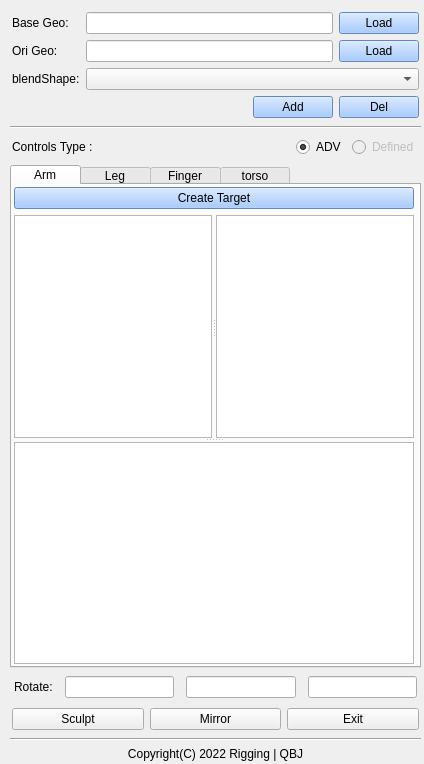
<?xml version="1.0" encoding="UTF-8"?>
<ui version="4.0">
 <class>Form</class>
 <widget class="QWidget" name="Form">
  <property name="enabled">
   <bool>true</bool>
  </property>
  <property name="geometry">
   <rect>
    <x>0</x>
    <y>0</y>
    <width>424</width>
    <height>764</height>
   </rect>
  </property>
  <property name="windowTitle">
   <string>Form</string>
  </property>
  <widget class="QWidget" name="layoutWidget">
   <property name="geometry">
    <rect>
     <x>10</x>
     <y>10</y>
     <width>411</width>
     <height>751</height>
    </rect>
   </property>
   <layout class="QVBoxLayout" name="verticalLayout_5">
    <property name="leftMargin">
     <number>0</number>
    </property>
    <property name="topMargin">
     <number>0</number>
    </property>
    <property name="rightMargin">
     <number>0</number>
    </property>
    <property name="bottomMargin">
     <number>0</number>
    </property>
    <item>
     <layout class="QGridLayout" name="gridLayout">
      <property name="sizeConstraint">
       <enum>QLayout::SetDefaultConstraint</enum>
      </property>
      <property name="leftMargin">
       <number>2</number>
      </property>
      <property name="topMargin">
       <number>2</number>
      </property>
      <property name="rightMargin">
       <number>2</number>
      </property>
      <property name="bottomMargin">
       <number>2</number>
      </property>
      <item row="1" column="0">
       <widget class="QLabel" name="oriGeo_Label_2">
        <property name="text">
         <string>Ori Geo:</string>
        </property>
       </widget>
      </item>
      <item row="2" column="0">
       <widget class="QLabel" name="label_4">
        <property name="text">
         <string>blendShape:</string>
        </property>
       </widget>
      </item>
      <item row="0" column="0">
       <widget class="QLabel" name="baseGeo_Label_2">
        <property name="text">
         <string>Base Geo:</string>
        </property>
       </widget>
      </item>
      <item row="2" column="1" colspan="5">
       <widget class="QComboBox" name="comboBox_2"/>
      </item>
      <item row="1" column="5">
       <widget class="QPushButton" name="oriGeo_Btn_2">
        <property name="styleSheet">
         <string notr="true">background-color:rgb(142,188,255);color:black;</string>
        </property>
        <property name="text">
         <string>Load</string>
        </property>
       </widget>
      </item>
      <item row="0" column="5">
       <widget class="QPushButton" name="baseGeo_Btn_2">
        <property name="styleSheet">
         <string notr="true">background-color:rgb(142,188,255);color:black;</string>
        </property>
        <property name="text">
         <string>Load</string>
        </property>
       </widget>
      </item>
      <item row="0" column="1" colspan="4">
       <widget class="QLineEdit" name="baseGeo_LineEdit_2"/>
      </item>
      <item row="1" column="1" colspan="4">
       <widget class="QLineEdit" name="oriGeo_LineEdit_2"/>
      </item>
      <item row="3" column="1">
       <layout class="QHBoxLayout" name="horizontalLayout_5"/>
      </item>
      <item row="3" column="5">
       <widget class="QPushButton" name="pushButton_14">
        <property name="styleSheet">
         <string notr="true">background-color:rgb(142,188,255);color:black;</string>
        </property>
        <property name="text">
         <string>Del</string>
        </property>
       </widget>
      </item>
      <item row="3" column="4">
       <widget class="QPushButton" name="pushButton_10">
        <property name="styleSheet">
         <string notr="true">background-color:rgb(142,188,255);color:black;</string>
        </property>
        <property name="text">
         <string>Add</string>
        </property>
       </widget>
      </item>
     </layout>
    </item>
    <item>
     <widget class="Line" name="line">
      <property name="orientation">
       <enum>Qt::Horizontal</enum>
      </property>
     </widget>
    </item>
    <item>
     <layout class="QHBoxLayout" name="horizontalLayout_2">
      <property name="leftMargin">
       <number>2</number>
      </property>
      <property name="topMargin">
       <number>2</number>
      </property>
      <property name="rightMargin">
       <number>2</number>
      </property>
      <property name="bottomMargin">
       <number>2</number>
      </property>
      <item>
       <widget class="QLabel" name="label_3">
        <property name="text">
         <string>Controls Type :</string>
        </property>
       </widget>
      </item>
      <item>
       <spacer name="horizontalSpacer">
        <property name="orientation">
         <enum>Qt::Horizontal</enum>
        </property>
        <property name="sizeHint" stdset="0">
         <size>
          <width>40</width>
          <height>20</height>
         </size>
        </property>
       </spacer>
      </item>
      <item>
       <widget class="QRadioButton" name="radioButton">
        <property name="text">
         <string>ADV</string>
        </property>
        <property name="checked">
         <bool>true</bool>
        </property>
       </widget>
      </item>
      <item>
       <widget class="QRadioButton" name="radioButton_2">
        <property name="enabled">
         <bool>false</bool>
        </property>
        <property name="text">
         <string>Defined</string>
        </property>
       </widget>
      </item>
     </layout>
    </item>
    <item>
     <widget class="QTabWidget" name="tabWidget">
      <property name="styleSheet">
       <string notr="true">QTabBar::tab{width:70}
QTabBar::tab{height:20}</string>
      </property>
      <property name="currentIndex">
       <number>0</number>
      </property>
      <widget class="QWidget" name="tab">
       <property name="baseSize">
        <size>
         <width>0</width>
         <height>0</height>
        </size>
       </property>
       <property name="styleSheet">
        <string notr="true">QTabBar::tab{width:200}
QTabBar::tab{height:25}</string>
       </property>
       <attribute name="title">
        <string>Arm</string>
       </attribute>
       <widget class="QWidget" name="layoutWidget">
        <property name="geometry">
         <rect>
          <x>0</x>
          <y>0</y>
          <width>404</width>
          <height>481</height>
         </rect>
        </property>
        <layout class="QVBoxLayout" name="verticalLayout_12">
         <property name="spacing">
          <number>6</number>
         </property>
         <property name="sizeConstraint">
          <enum>QLayout::SetDefaultConstraint</enum>
         </property>
         <property name="leftMargin">
          <number>2</number>
         </property>
         <property name="topMargin">
          <number>2</number>
         </property>
         <property name="rightMargin">
          <number>2</number>
         </property>
         <property name="bottomMargin">
          <number>2</number>
         </property>
         <item>
          <widget class="QPushButton" name="pushButton_30">
           <property name="styleSheet">
            <string notr="true">background-color:rgb(142,188,255);color:black;</string>
           </property>
           <property name="text">
            <string>Create Target</string>
           </property>
          </widget>
         </item>
         <item>
          <widget class="QSplitter" name="splitter_3">
           <property name="orientation">
            <enum>Qt::Vertical</enum>
           </property>
           <widget class="QSplitter" name="splitter_4">
            <property name="orientation">
             <enum>Qt::Horizontal</enum>
            </property>
            <widget class="QListWidget" name="listWidget_4"/>
            <widget class="QListWidget" name="listWidget_5"/>
           </widget>
           <widget class="QListWidget" name="listWidget_6"/>
          </widget>
         </item>
        </layout>
       </widget>
      </widget>
      <widget class="QWidget" name="tab_2">
       <attribute name="title">
        <string>Leg</string>
       </attribute>
       <widget class="QWidget" name="layoutWidget_7">
        <property name="geometry">
         <rect>
          <x>0</x>
          <y>0</y>
          <width>404</width>
          <height>481</height>
         </rect>
        </property>
        <layout class="QVBoxLayout" name="verticalLayout_14">
         <property name="spacing">
          <number>6</number>
         </property>
         <property name="sizeConstraint">
          <enum>QLayout::SetDefaultConstraint</enum>
         </property>
         <property name="leftMargin">
          <number>2</number>
         </property>
         <property name="topMargin">
          <number>2</number>
         </property>
         <property name="rightMargin">
          <number>2</number>
         </property>
         <property name="bottomMargin">
          <number>2</number>
         </property>
         <item>
          <widget class="QPushButton" name="pushButton_32">
           <property name="styleSheet">
            <string notr="true">background-color:rgb(142,188,255);color:black;</string>
           </property>
           <property name="text">
            <string>Create Target</string>
           </property>
          </widget>
         </item>
         <item>
          <widget class="QSplitter" name="splitter_8">
           <property name="orientation">
            <enum>Qt::Vertical</enum>
           </property>
           <widget class="QSplitter" name="splitter_9">
            <property name="orientation">
             <enum>Qt::Horizontal</enum>
            </property>
            <widget class="QListWidget" name="listWidget_10"/>
            <widget class="QListWidget" name="listWidget_11"/>
           </widget>
           <widget class="QListWidget" name="listWidget_12"/>
          </widget>
         </item>
        </layout>
       </widget>
      </widget>
      <widget class="QWidget" name="tab_3">
       <attribute name="title">
        <string>Finger</string>
       </attribute>
       <widget class="QWidget" name="layoutWidget_6">
        <property name="geometry">
         <rect>
          <x>0</x>
          <y>0</y>
          <width>404</width>
          <height>481</height>
         </rect>
        </property>
        <layout class="QVBoxLayout" name="verticalLayout_13">
         <property name="spacing">
          <number>6</number>
         </property>
         <property name="sizeConstraint">
          <enum>QLayout::SetDefaultConstraint</enum>
         </property>
         <property name="leftMargin">
          <number>2</number>
         </property>
         <property name="topMargin">
          <number>2</number>
         </property>
         <property name="rightMargin">
          <number>2</number>
         </property>
         <property name="bottomMargin">
          <number>2</number>
         </property>
         <item>
          <widget class="QPushButton" name="pushButton_31">
           <property name="styleSheet">
            <string notr="true">background-color:rgb(142,188,255);color:black;</string>
           </property>
           <property name="text">
            <string>Create Target</string>
           </property>
          </widget>
         </item>
         <item>
          <widget class="QSplitter" name="splitter_5">
           <property name="minimumSize">
            <size>
             <width>400</width>
             <height>0</height>
            </size>
           </property>
           <property name="orientation">
            <enum>Qt::Vertical</enum>
           </property>
           <widget class="QSplitter" name="splitter_6">
            <property name="orientation">
             <enum>Qt::Vertical</enum>
            </property>
            <widget class="QSplitter" name="splitter_7">
             <property name="orientation">
              <enum>Qt::Horizontal</enum>
             </property>
             <widget class="QListWidget" name="listWidget_7"/>
             <widget class="QListWidget" name="listWidget_8"/>
            </widget>
            <widget class="QListWidget" name="listWidget_9"/>
           </widget>
          </widget>
         </item>
        </layout>
       </widget>
      </widget>
      <widget class="QWidget" name="tab_4">
       <attribute name="title">
        <string>torso</string>
       </attribute>
       <widget class="QWidget" name="layoutWidget">
        <property name="geometry">
         <rect>
          <x>0</x>
          <y>0</y>
          <width>404</width>
          <height>481</height>
         </rect>
        </property>
        <layout class="QVBoxLayout" name="verticalLayout_4">
         <property name="spacing">
          <number>6</number>
         </property>
         <property name="sizeConstraint">
          <enum>QLayout::SetDefaultConstraint</enum>
         </property>
         <property name="leftMargin">
          <number>2</number>
         </property>
         <property name="topMargin">
          <number>2</number>
         </property>
         <property name="rightMargin">
          <number>2</number>
         </property>
         <property name="bottomMargin">
          <number>2</number>
         </property>
         <item>
          <widget class="QPushButton" name="pushButton_4">
           <property name="styleSheet">
            <string notr="true">background-color:rgb(142,188,255);color:black;</string>
           </property>
           <property name="text">
            <string>Create Target</string>
           </property>
          </widget>
         </item>
         <item>
          <widget class="QSplitter" name="splitter_2">
           <property name="orientation">
            <enum>Qt::Vertical</enum>
           </property>
           <widget class="QSplitter" name="splitter">
            <property name="orientation">
             <enum>Qt::Horizontal</enum>
            </property>
            <widget class="QListWidget" name="listWidget"/>
            <widget class="QListWidget" name="listWidget_3"/>
           </widget>
           <widget class="QListWidget" name="listWidget_2"/>
          </widget>
         </item>
        </layout>
       </widget>
      </widget>
     </widget>
    </item>
    <item>
     <layout class="QHBoxLayout" name="horizontalLayout_6">
      <property name="spacing">
       <number>12</number>
      </property>
      <property name="leftMargin">
       <number>4</number>
      </property>
      <property name="topMargin">
       <number>2</number>
      </property>
      <property name="rightMargin">
       <number>4</number>
      </property>
      <property name="bottomMargin">
       <number>2</number>
      </property>
      <item>
       <widget class="QLabel" name="label_7">
        <property name="text">
         <string>Rotate:</string>
        </property>
       </widget>
      </item>
      <item>
       <widget class="QLineEdit" name="lineEdit"/>
      </item>
      <item>
       <widget class="QLineEdit" name="lineEdit_2"/>
      </item>
      <item>
       <widget class="QLineEdit" name="lineEdit_3"/>
      </item>
     </layout>
    </item>
    <item>
     <layout class="QHBoxLayout" name="horizontalLayout">
      <property name="spacing">
       <number>6</number>
      </property>
      <property name="leftMargin">
       <number>2</number>
      </property>
      <property name="topMargin">
       <number>2</number>
      </property>
      <property name="rightMargin">
       <number>2</number>
      </property>
      <property name="bottomMargin">
       <number>2</number>
      </property>
      <item>
       <widget class="QPushButton" name="pushButton_11">
        <property name="text">
         <string>Sculpt</string>
        </property>
       </widget>
      </item>
      <item>
       <widget class="QPushButton" name="pushButton_12">
        <property name="text">
         <string>Mirror</string>
        </property>
       </widget>
      </item>
      <item>
       <widget class="QPushButton" name="pushButton_13">
        <property name="text">
         <string>Exit</string>
        </property>
       </widget>
      </item>
     </layout>
    </item>
    <item>
     <widget class="Line" name="line_2">
      <property name="orientation">
       <enum>Qt::Horizontal</enum>
      </property>
     </widget>
    </item>
    <item>
     <widget class="QLabel" name="label">
      <property name="text">
       <string>Copyright(C) 2022 Rigging | QBJ</string>
      </property>
      <property name="alignment">
       <set>Qt::AlignCenter</set>
      </property>
     </widget>
    </item>
   </layout>
  </widget>
 </widget>
 <resources/>
 <connections/>
</ui>
